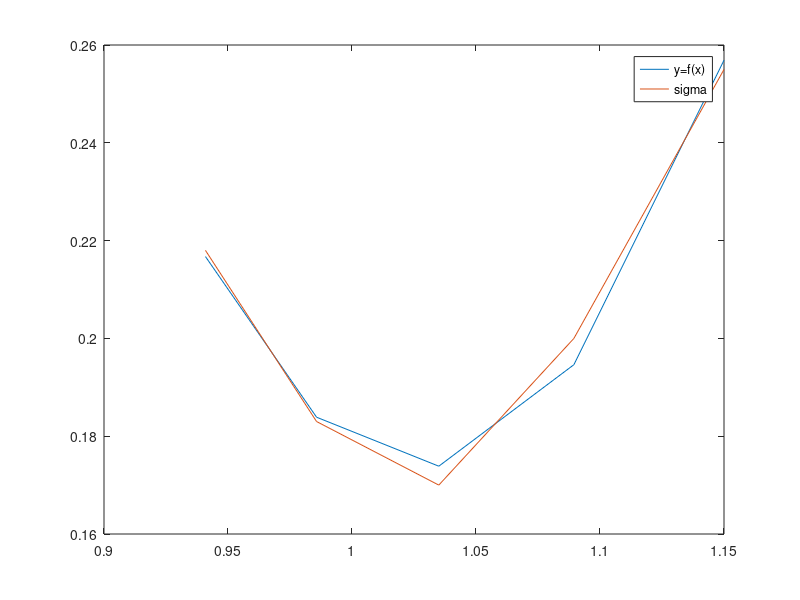

Write MATLAB code to recreate this figure.
% find the min sqaured error
s = 10.35;
k = [9, 9.5, 10, 10.5, 11];
p = [0.01, 0.02, 0.07, 0.28, 0.68];
sigma = [0.255, 0.2, 0.17, 0.183, 0.218];
x = s ./ k;

Ap=[ones(1,5);x;x.^2];
c = (Ap * Ap') \ (Ap * sigma');
c
fx = c(1) + c(2).*x + c(3) .* x.^2;
plot(x, fx)
hold on;
plot(x, sigma)
legend('y=f(x)','sigma')
